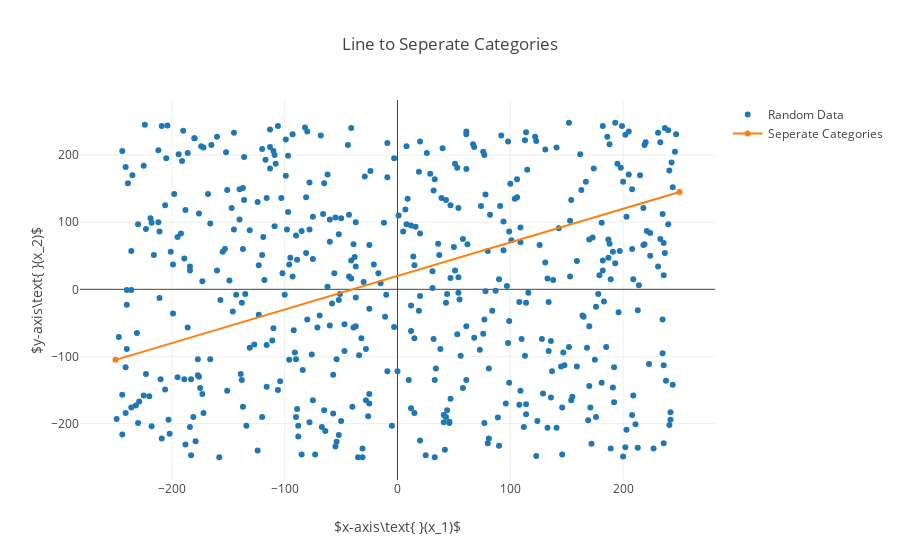

Notebook code cell kept with this figure:
### Markdown cell above
Let's graph a line through the points in which we want to perdict

### Code cell
# Plot a line y=mx+b
x = np.linspace(-250,250,2)
m = 0.5
b = 20
y = m*x+b

line = go.Scatter(
    x = x,
    y = y,
    name = 'Seperate Categories'
)

layout.title = 'Line to Seperate Categories'
fig = go.Figure(data=[graphPoints, line], layout=layout)
plt.iplot(fig)

### Figure 1 — Plotly figure (JSON) as saved in the notebook; plotly's stock layout.template omitted (floating-point values rounded to 4 significant figures; data arrays with more than 128 entries replaced by an {"elided": "..."} marker saying what was removed)
{"data": [{"marker": {"symbol": "circle"}, "mode": "markers", "name": "Random Data", "type": "scatter", "uid": "75edd711-ab76-4a2d-bd86-a6a48a30e4bd", "x": {"elided": "500 int values"}, "y": {"elided": "500 int values"}}, {"name": "Seperate Categories", "type": "scatter", "uid": "f82dc001-483e-488e-b4ca-3ba3fc9662b9", "x": [-250, 250], "y": [-105, 145]}], "layout": {"autosize": true, "title": {"text": "Line to Seperate Categories"}, "xaxis": {"autorange": true, "range": [-280.3, 280.3], "title": {"text": "$x-axis\\text{ }(x_1)$"}, "type": "linear"}, "yaxis": {"autorange": true, "range": [-285.4, 283.4], "title": {"text": "$y-axis\\text{ }(x_2)$"}, "type": "linear"}}}
